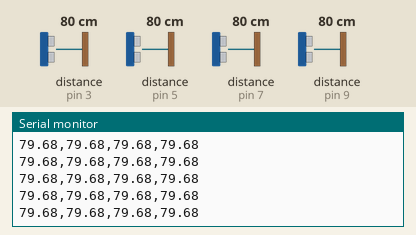
The sketch below on a simulated Arduino Uno, built with avr-gcc and run on an emulated ATmega328P. Parts: the last lines printed to the serial monitor. Wiring (inferred from the names in the program): 4 × ultrasonic range finder: trigger pin 2, echo pin 3 / trigger pin 4, echo pin 5 / trigger pin 6, echo pin 7 / trigger pin 8, echo pin 9. The test bench sets the inputs (shaded band); at power-on: distance to the obstacle (sensors on pin 3, pin 5, pin 7, pin 9) 80 cm. The echo pulse lasts 58.3 µs per cm.

Above: at 1.2 s.
1.3 s: distance to the obstacle (sensor on pin 3) set to 35 cm
At 1.52 s:
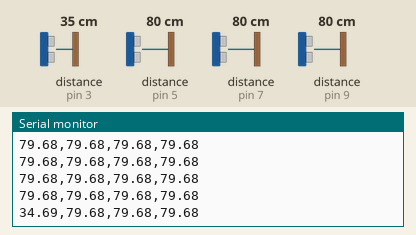
4.3 s: distance to the obstacle (sensor on pin 5) set to 60 cm
At 4.4 s:
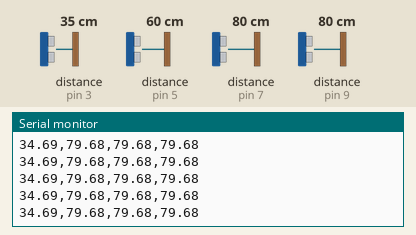
7.3 s: distance to the obstacle (sensor on pin 7) set to 2 cm
At 7.41 s:
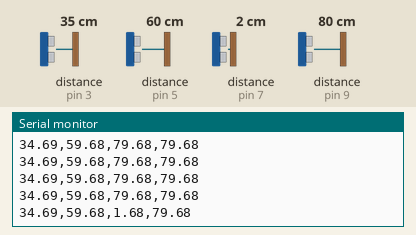
8.8 s: distance to the obstacle (sensor on pin 9) set to 2 cm
At 8.87 s:
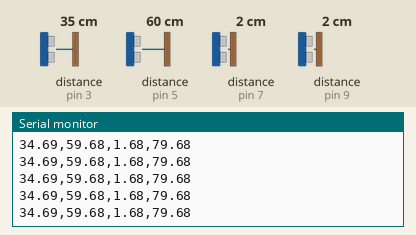
10.3 s: distance to the obstacle (sensor on pin 3) set to 60 cm
At 10.43 s:
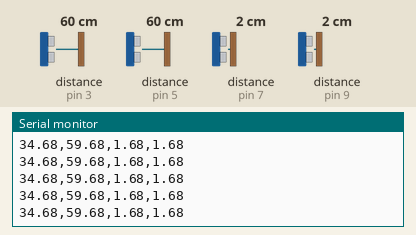
13.3 s: distance to the obstacle (sensor on pin 5) set to 2 cm
At 13.42 s:
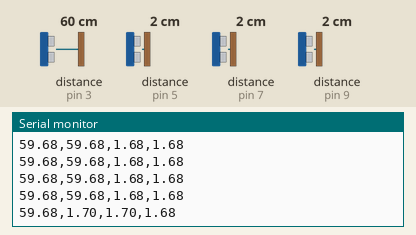
Timing chart, 0 to 15.8 s (numbered marks = the images above; inputs shaded):
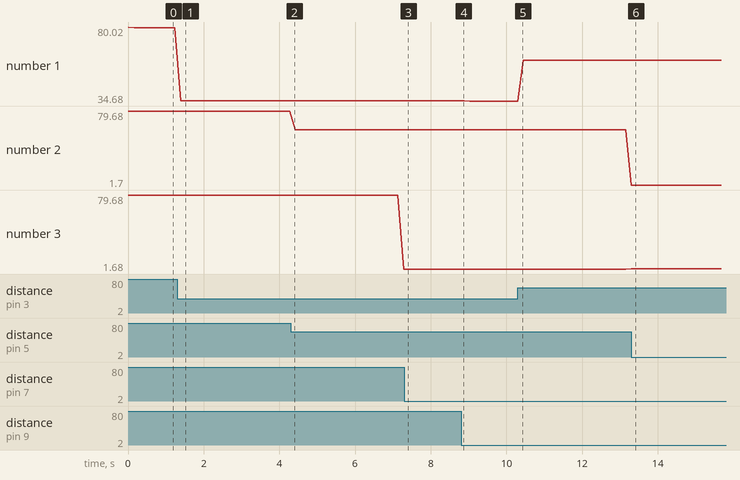

The sketch:

level_sensor_hcsr04_4ch.ino
```cpp
// HC-SR04 x4 초음파 레벨센서 펌웨어 — 아두이노 UNO 1대 = 센서 4채널(펌프 4개)
//
// @codesyncer-context: RoboChem 원본은 '펌프당 UNO 1대(단일 센서)'였으나, 실기에서는
//   UNO 1대에 HC-SR04 4개를 물렸다. 이 펌웨어는 4채널을 순차 측정해 한 줄 CSV로 낸다.
//
// 배선 (2026-07 실기):
//   센서0: TRIG=D2, ECHO=D3     센서1: TRIG=D4, ECHO=D5
//   센서2: TRIG=D6, ECHO=D7     센서3: TRIG=D8, ECHO=D9
//   전원: 외부 5V → 각 센서 VCC, 외부 GND ↔ 아두이노 GND(공통 접지 필수)
//
// 프로토콜 (hardware/sensors/ultrasonic_level.py _read_raw 와 계약):
//   9600 bps. 매 스윕마다 한 줄: "d0,d1,d2,d3\n" (cm, 소수 2자리).
//   에코 타임아웃(무반사/미배선) 채널은 "NA". 예: "12.34,NA,8.90,45.60"
//   드라이버는 채널 인덱스(0~3)로 해당 열을 골라 median 낸다.

const int N = 4;
const int PIN_TRIG[N] = {2, 4, 6, 8};
const int PIN_ECHO[N] = {3, 5, 7, 9};
const unsigned long ECHO_TIMEOUT_US = 30000UL;  // ~5 m 왕복 상한
const unsigned long CYCLE_MS = 100;             // ~10 Hz 스윕
const unsigned int  GAP_MS = 8;                 // 채널 간 크로스토크 방지 간격

void setup() {
  for (int i = 0; i < N; i++) {
    pinMode(PIN_TRIG[i], OUTPUT);
    pinMode(PIN_ECHO[i], INPUT);
    digitalWrite(PIN_TRIG[i], LOW);
  }
  Serial.begin(9600);
}

// 한 채널 측정: 거리(cm) 또는 음수(에코 없음)
float measure(int i) {
  digitalWrite(PIN_TRIG[i], LOW);
  delayMicroseconds(2);
  digitalWrite(PIN_TRIG[i], HIGH);
  delayMicroseconds(10);
  digitalWrite(PIN_TRIG[i], LOW);
  unsigned long dur = pulseIn(PIN_ECHO[i], HIGH, ECHO_TIMEOUT_US);
  if (dur == 0) return -1.0f;
  return dur * 0.0343f / 2.0f;
}

void loop() {
  for (int i = 0; i < N; i++) {
    float d = measure(i);
    if (d < 0) Serial.print("NA");
    else       Serial.print(d, 2);
    if (i < N - 1) Serial.print(',');
    delay(GAP_MS);   // 이전 채널 잔향이 다음 채널에 잡히는 것 방지
  }
  Serial.println();
  delay(CYCLE_MS);
}
```

Measured:
- after the input at 1.3 s, the serial monitor: prints a new line after 0.09 s (image 1)
- plotted number 1: 79.68 → 34.69 after the input at 1.3 s, 34.69 → 34.68 after the input at 8.8 s
- plotted number 2: 79.68 → 59.68 after the input at 4.3 s, 59.68 → 1.7 after the input at 10.3 s
- plotted number 3: 79.68 → 1.68 after the input at 4.3 s, 1.68 → 1.7 after the input at 10.3 s
